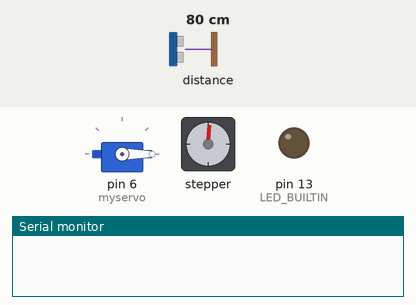
Recording of a sketch running on a simulated Arduino Uno, built for the host (arithmetic inside an expression is 32-bit, double 64-bit). Parts: servo, stepper motor, output pins drawn as LEDs (lit = HIGH), the last lines printed to the serial monitor. The test bench sets the inputs (shaded band); at power-on: distance to the obstacle 80 cm. Stepper angles assume 200 steps per turn.

Above: at 0.01 s.
At 9.39 s:
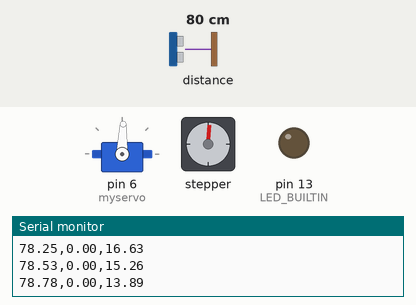
At 20.0 s:
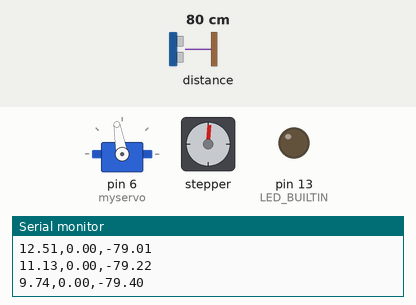
At 39.94 s:
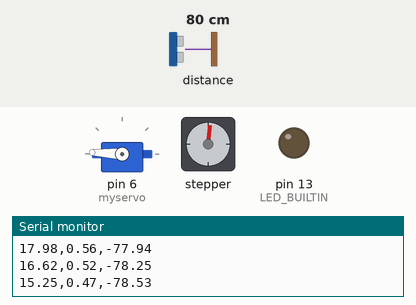
Timing chart, 0 to 40.0 s (numbered marks = the images above):
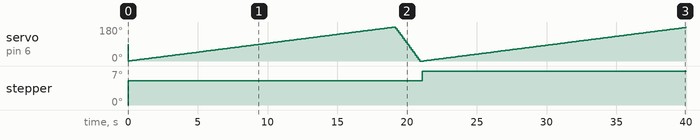

Measured:
- by itself, servo on pin 6 (myservo): 90° → 0° at 0.00 s, → 1° 0.11 s later, → 2° 0.11 s later, → 3° 0.11 s later, … (377 changes in this stretch)
- by itself, stepper: goes 5° 21.1 s, then 7°

The sketch:

L3DS_arduino_sketch.ino
```cpp
#include <Servo.h>
#include <Stepper.h>
#include <LIDARLite.h>
#include <math.h>

/****************************************/
//Pin Connections on Arduino Uno Board   /
//Pin 9,10,11,12 : Stepper Motor output  /
//Pin A0,A1,A2   : Test Led(G,B,R) Resp. /
//Pin 6          : Servo data output     /
//Pin A4, A5     : Lidar data input      /
/****************************************/

//constant definitions
#define Steps 200

//component initialisation
Servo myservo;
Stepper myStepper(Steps,9,10,11,12);
LIDARLite myLidar;

//variable definitions
int servo_position =0;
int Lidar_reading_count =0;
int error_correction=-7;
int timedelay = 5; //to be decided (in ms)
int servo_direction = 0;
int Stepper_position = 0; // 0=top, 180=bottom
String serial;
float dist;
int readingSum;
//function definitions

String toXYZ (float StepperPos, float ServoPos, float Radius, float Xinit, float Yinit,float Zinit )
{
StepperPos=radians(StepperPos*1.8); //each step of stepper motor is 1.8deg
ServoPos  =radians(ServoPos);
String result="";
float X=0,Y=0,Z=0,precision=0.01;
Z=Radius*cos(ServoPos)+Zinit;
Y=Radius*sin(ServoPos)*sin(StepperPos)+Xinit;
X=Radius*sin(ServoPos)*cos(StepperPos)+Yinit;
X-=fmod(X,precision);
Y-=fmod(Y,precision);
Z-=fmod(Z,precision);
result=result+X +','+Y+','+Z;
return result;
}

void led(void)
{
digitalWrite(LED_BUILTIN, HIGH);
delay(100);                       // wait for a 10 milliseconds
digitalWrite(LED_BUILTIN, LOW);
}

void setup() {
myservo.attach(6);
pinMode(LED_BUILTIN, OUTPUT);
pinMode(12,OUTPUT);
pinMode(11,OUTPUT);
pinMode(10,OUTPUT);
pinMode(9, OUTPUT);
Serial.begin(2400);
myLidar.reset();
myLidar.begin(0,true);//Sets configuration mode to 0:default (refer LIDARlite library), I2C speed to 400 kHz
myLidar.configure(5); //for checking alternate configurations
myStepper.step(1);
myStepper.step(1);
myStepper.step(1);;
}

void loop() {
if(servo_position==181){
for(int c=1;c<=18;c++){
  myservo.write(180-(c*10));
  delay(100);
  }
  delay(100);
  servo_position=0;
  myStepper.step(1);
Stepper_position++;
}
myservo.write(servo_position);
delay(timedelay);

readingSum=0;
for( int i=0; i<10;i++)
{
readingSum+=myLidar.distance();
}
dist=readingSum/10;
serial=toXYZ(Stepper_position,servo_position+error_correction,dist,0,0,0);
if(servo_position+error_correction<0) ;
else Serial.println(serial); //Take a reading without bias correction
Lidar_reading_count++;
//Todo : add Lidar input loop (done)
servo_position ++;
//   else servo_position--;
}
```
